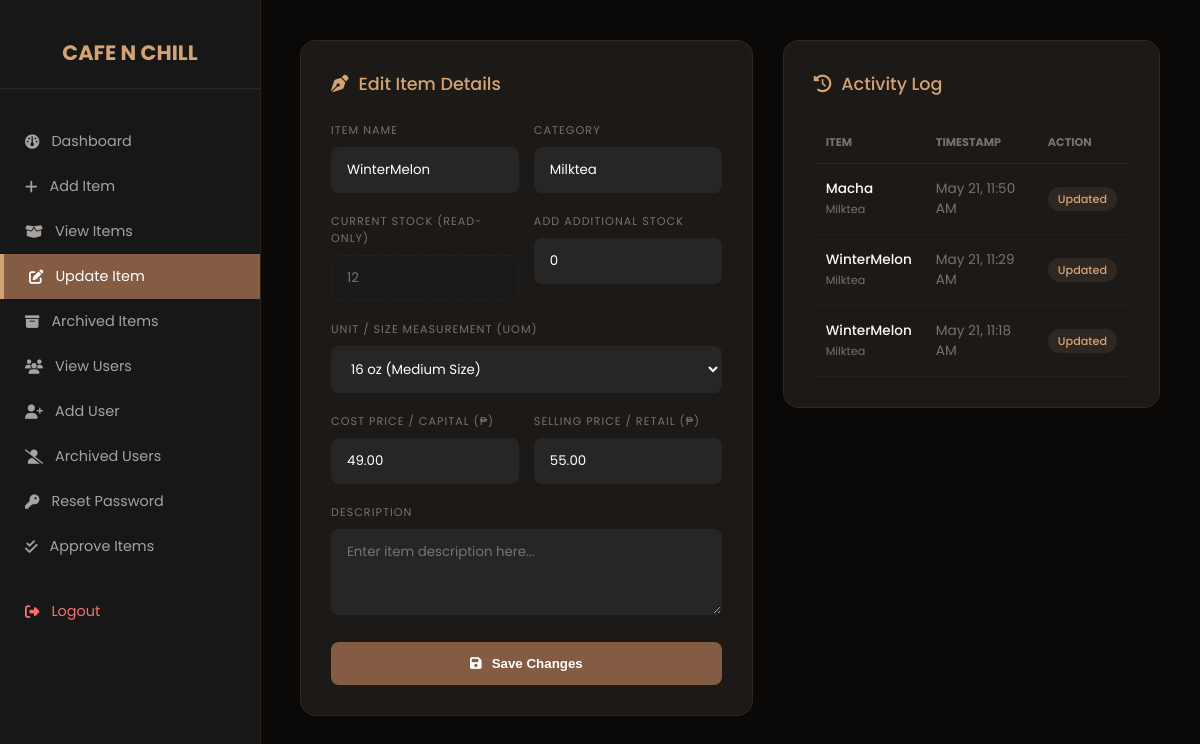
Screenshot of /admin/update_item.php?id=20 (signed in) with the database file from the repository.
### tables this page shows
CREATE TABLE `items` (
  `id` int(11) NOT NULL,
  `name` varchar(100) DEFAULT NULL,
  `category` varchar(50) DEFAULT NULL,
  `quantity` int(11) DEFAULT NULL,
  `uom` varchar(50) NOT NULL,
  `cost_price` decimal(10,2) NOT NULL DEFAULT 0.00,
  `selling_price` decimal(10,2) NOT NULL DEFAULT 0.00,
  `price` decimal(10,2) NOT NULL DEFAULT 0.00,
  `description` text DEFAULT NULL,
  `status` enum('approved','archived') DEFAULT 'approved',
  `updated_at` timestamp NOT NULL DEFAULT current_timestamp() ON UPDATE current_timestamp()
);

### admin/update_item.php (the view, shortened to what this page needs)
<?php
include "../config/db.php";
$item = null;
if(isset($_GET['id'])){
    $id = $_GET['id'];
    $stmt = $conn->prepare("SELECT * FROM items WHERE id = ?");
    $stmt->bind_param("i", $id);
    $stmt->execute();
    $res = $stmt->get_result();
    if($res->num_rows > 0){
        $item = $res->fetch_assoc();
    }
}
$logs_query = "SELECT name, category, updated_at FROM items WHERE updated_at IS NOT NULL ORDER BY updated_at DESC LIMIT 6";
$logs_result = $conn->query($logs_query);
$page = basename($_SERVER['PHP_SELF']);
?>
<!DOCTYPE html>
<html lang="en">
<head>
    <link rel="stylesheet" href="https://cdnjs.cloudflare.com/ajax/libs/font-awesome/6.5.2/css/all.min.css">
</head>
<body>
<div class="sidebar">
    <h2>CAFE N CHILL</h2>
    <a href="admin_dashboard.php" class="<?= $page == 'admin_dashboard.php' ? 'active' : '' ?>"><i class="fa-solid fa-gauge"></i> Dashboard</a>
    <a href="add_item.php" class="<?= $page == 'add_item.php' ? 'active' : '' ?>"><i class="fa-solid fa-plus"></i> Add Item</a>
    <a href="view_items.php" class="<?= $page == 'view_items.php' ? 'active' : '' ?>"><i class="fa-solid fa-box-open"></i> View Items</a>
    <a href="update_item.php" class="<?= $page == 'update_item.php' ? 'active' : '' ?>"><i class="fa-solid fa-pen-to-square"></i> Update Item</a>
    <a href="archived_items.php" class="<?= $page == 'archived_items.php' ? 'active' : '' ?>"><i class="fa-solid fa-box-archive"></i> Archived Items</a>
    <a href="view_user.php" class="<?= $page == 'view_user.php' ? 'active' : '' ?>"><i class="fa-solid fa-users"></i> View Users</a>
    <a href="add_user.php" class="<?= $page == 'add_user.php' ? 'active' : '' ?>"><i class="fa-solid fa-user-plus"></i> Add User</a>
    <a href="archived_users.php" class="<?= $page == 'archived_users.php' ? 'active' : '' ?>"><i class="fa-solid fa-user-slash"></i> Archived Users</a>
    <a href="reset_password.php" class="<?= $page == 'reset_password.php' ? 'active' : '' ?>"><i class="fa-solid fa-key"></i> Reset Password</a>
    <a href="approve_item.php" class="<?= $page == 'approve_item.php' ? 'active' : '' ?>"><i class="fa-solid fa-check-double"></i> Approve Items</a>
    <a onclick="confirmLogout()" style="margin-top: 20px; color: #f87171; cursor: pointer;"><i class="fa-solid fa-right-from-bracket"></i> Logout</a>
</div>
<main class="main-content">
    <section class="glass-card">
        <div class="section-title">
            <i class="fa-solid fa-pen-nib"></i> Edit Item Details
        </div>
        <?php if($item): ?>
        <form method="POST">
            <div class="form-row">
                <div class="form-group">
                    <label>Item Name</label>
                    <input type="text" name="name" value="<?= htmlspecialchars($item['name']); ?>" required placeholder="e.g. Wintermelon">
                </div>
                <div class="form-group">
                    <label>Category</label>
                    <input type="text" name="category" value="<?= htmlspecialchars($item['category']); ?>" required placeholder="e.g. Milktea">
                </div>
            </div>
            <div class="form-row">
                <div class="form-group">
                    <label>Current Stock (Read-Only)</label>
                    <input type="number" value="<?= $item['quantity']; ?>" disabled>
                </div>
                <div class="form-group">
                    <label>Add Additional Stock</label>
                    <input type="number" name="added_stock" value="0" min="0" required placeholder="Enter amount to add">
                </div>
            </div>
            <div class="form-group">
    <label>Unit / Size Measurement (UOM)</label>
    <select name="uom" required>
        <option value="16oz" <?= (isset($item['uom']) && $item['uom'] == '16oz') ? 'selected' : ''; ?>>16 oz (Medium Size)</option>
    </select>
    </div>
            <div class="form-row">
                <div class="form-group">
                    <label>Cost Price / Capital (₱)</label>
                    <input type="number" step="0.01" name="cost_price" value="<?= isset($item['cost_price']) ? $item['cost_price'] : '0.00'; ?>" required placeholder="0.00">
                </div>
                <div class="form-group">
                    <label>Selling Price / Retail (₱)</label>
                    <input type="number" step="0.01" name="selling_price" value="<?= isset($item['selling_price']) ? $item['selling_price'] : '0.00'; ?>" required placeholder="0.00">
                </div>
            </div>
            <div class="form-group">
                <label>Description</label>
                <textarea name="description" rows="3" placeholder="Enter item description here..."><?= isset($item['description']) ? htmlspecialchars($item['description']) : ''; ?></textarea>
            </div>
            <button type="submit" name="update" class="btn-update">
                <i class="fa-solid fa-floppy-disk"></i> Save Changes
            </button>
        </form>
        <?php endif; ?>
    </section>
    <section class="glass-card">
        <div class="section-title">
            <i class="fa-solid fa-clock-rotate-left"></i> Activity Log
        </div>
        <table class="log-table">
            <thead>
                <tr>
                    <th>Item</th>
                    <th>Timestamp</th>
                    <th>Action</th>
                </tr>
            </thead>
            <tbody>
                <?php while($log = $logs_result->fetch_assoc()): ?>
                <tr>
                    <td>
                        <span style="display:block; font-weight: 500;"><?= htmlspecialchars($log['name']); ?></span>
                        <span style="font-size: 0.7rem; color: #737373;"><?= htmlspecialchars($log['category']); ?></span>
                    </td>
                    <td class="time-col"><?= date('M d, h:i A', strtotime($log['updated_at'])); ?></td>
                    <td><span class="status-badge">Updated</span></td>
                </tr>
                <?php endwhile; ?>
            </tbody>
        </table>
    </section>
</main>
</body>
</html>

### admin/update_item.php (style rules this page uses)
:root { --bg-color: #0c0a09; --sidebar-color: #171717; --coffee-brown: #845c44; --cream-accent: #d4a373; --text-light: #fafaf9; --card-bg: #1c1917; --input-bg: #262626; --border-color: rgba(212, 163, 115, 0.1); }
body { margin: 0; font-family: 'Poppins', sans-serif; background: var(--bg-color); color: var(--text-light); display: flex; min-height: 100vh; }
.sidebar { width: 260px; height: 100vh; background: var(--sidebar-color); position: fixed; padding-top: 20px; border-right: 1px solid rgba(132, 92, 68, 0.2); overflow-y: auto; }
.sidebar h2 { color: var(--cream-accent); text-align: center; font-size: 1.3rem; margin-bottom: 30px; border-bottom: 1px solid rgba(212, 163, 115, 0.1); padding-bottom: 20px; }
.sidebar a { display: flex; align-items: center; gap: 12px; color: #a8a29e; padding: 12px 25px; text-decoration: none; font-size: 0.9rem; transition: 0.3s; cursor: pointer; }
.sidebar a.active { background: var(--coffee-brown); color: white; border-left: 4px solid var(--cream-accent); }
.main-content { margin-left: 260px; padding: 40px; width: 100%; display: grid; grid-template-columns: 1.2fr 1fr; gap: 30px; align-items: start; box-sizing: border-box; }
.glass-card { background: var(--card-bg); padding: 30px; border-radius: 16px; border: 1px solid var(--border-color); box-shadow: 0 10px 30px rgba(0,0,0,0.2); }
.section-title { font-size: 1.1rem; color: var(--cream-accent); margin-bottom: 25px; display: flex; align-items: center; gap: 10px; font-weight: 500; }
.form-group { margin-bottom: 20px; }
.form-row { display: flex; gap: 15px; }
.form-row .form-group { flex: 1; }
label { display: block; font-size: 0.7rem; color: #737373; margin-bottom: 8px; text-transform: uppercase; letter-spacing: 1px; }
input, select, textarea { width: 100%; padding: 12px 15px; background: var(--input-bg); border: 1px solid transparent; border-radius: 8px; color: white; transition: 0.3s; outline: none; box-sizing: border-box; font-family: 'Poppins', sans-serif; }
input:disabled { background: #1a1a1a; color: #737373; cursor: not-allowed; border: 1px dashed rgba(255,255,255,0.05); }
.btn-update { width: 100%; padding: 14px; background: var(--coffee-brown); color: white; border: none; border-radius: 8px; cursor: pointer; font-weight: 600; transition: 0.3s; display: flex; align-items: center; justify-content: center; gap: 10px; }
.log-table { width: 100%; border-collapse: collapse; }
.log-table th { text-align: left; font-size: 0.7rem; color: #737373; text-transform: uppercase; padding: 12px; border-bottom: 1px solid var(--border-color); }
.log-table td { padding: 15px 12px; font-size: 0.85rem; border-bottom: 1px solid rgba(255,255,255,0.03); }
.status-badge { background: rgba(212, 163, 115, 0.1); color: var(--cream-accent); padding: 4px 10px; border-radius: 20px; font-size: 0.7rem; font-weight: 500; }
.time-col { color: #737373; font-size: 0.8rem; }

### rows the page displays
items: name "WinterMelon", category "Milktea", quantity "12", uom "16 oz (Medium Size)", cost_price "49.00", selling_price "55.00", updated_at "May 21, 11:29 AM"
items: name "Macha", category "Milktea", updated_at "May 21, 11:50 AM"
items: name "WinterMelon", category "Milktea", updated_at "May 21, 11:18 AM"
